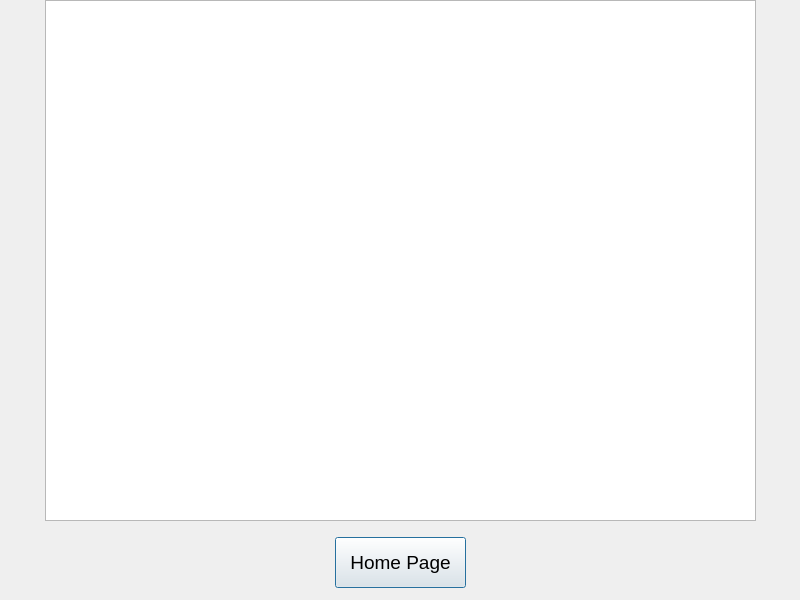
<?xml version="1.0" encoding="UTF-8"?>
<ui version="4.0">
 <class>Result_Student</class>
 <widget class="QDialog" name="Result_Student">
  <property name="geometry">
   <rect>
    <x>0</x>
    <y>0</y>
    <width>800</width>
    <height>600</height>
   </rect>
  </property>
  <property name="windowTitle">
   <string>Dialog</string>
  </property>
  <property name="styleSheet">
   <string notr="true">#Result_Student{background-image: url(:/picture/bgp20.png);}</string>
  </property>
  <widget class="QTextBrowser" name="textBrowser">
   <property name="geometry">
    <rect>
     <x>45</x>
     <y>0</y>
     <width>711</width>
     <height>521</height>
    </rect>
   </property>
   <property name="font">
    <font>
     <pointsize>12</pointsize>
    </font>
   </property>
  </widget>
  <widget class="QPushButton" name="home">
   <property name="geometry">
    <rect>
     <x>335</x>
     <y>537</y>
     <width>131</width>
     <height>51</height>
    </rect>
   </property>
   <property name="font">
    <font>
     <pointsize>14</pointsize>
    </font>
   </property>
   <property name="text">
    <string>Home Page</string>
   </property>
  </widget>
 </widget>
 <resources/>
 <connections/>
</ui>
